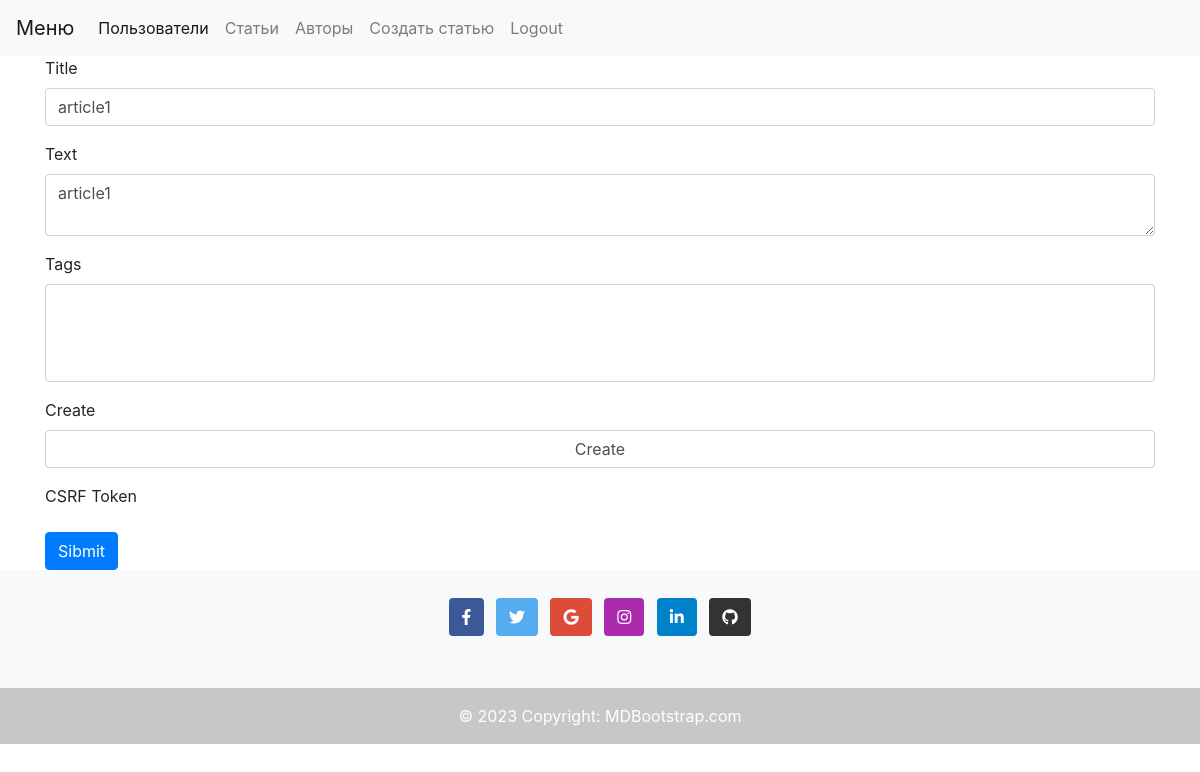
Before: /articles/1/edit (signed in) with the older database file.
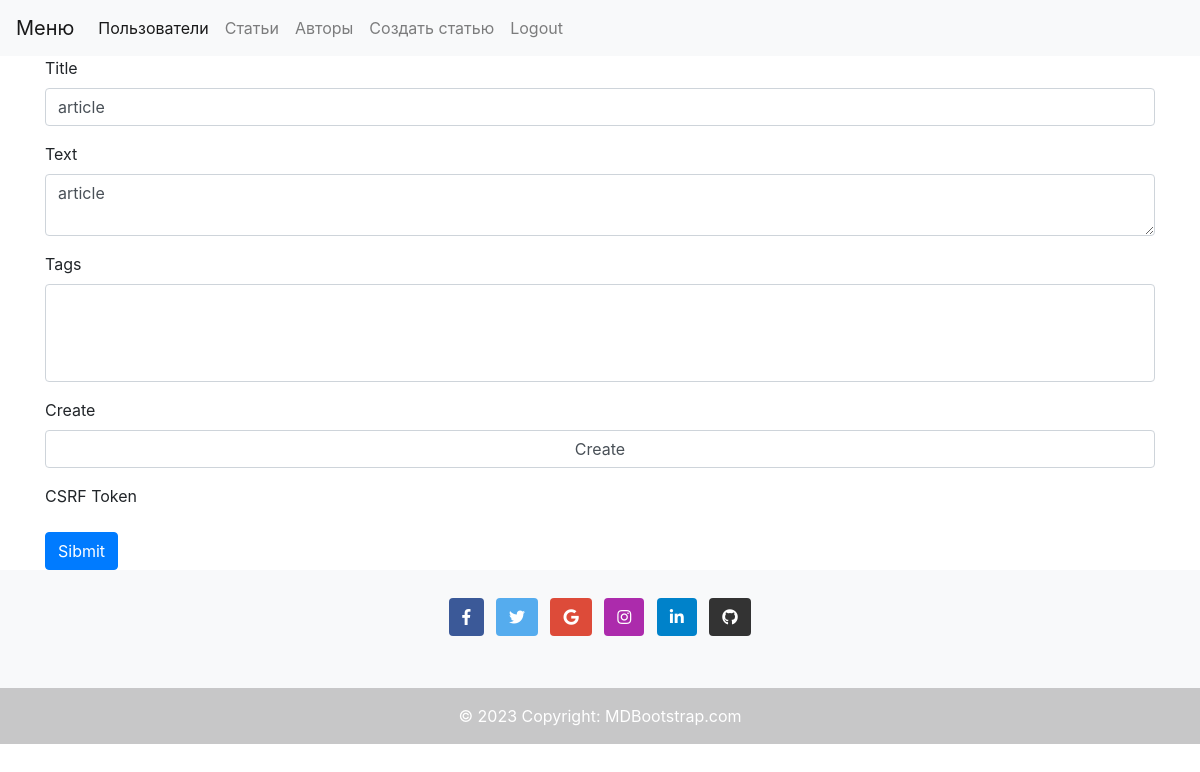
After: the same page with the newer database file.
### blog/models.py (models this page shows, shortened)
class Article(db.Model):
    id = db.Column(db.Integer, primary_key=True)
    title = db.Column(db.String(200))
    text = db.Column(db.Text, nullable=False)
    author_id = db.Column(db.Integer, db.ForeignKey("author.id"))
    author = db.relationship("Author", back_populates="articles")
    tags = db.relationship("Tag", secondary=article_tag_associations_table, back_populates='articles')

### blog/articles/views.py (the view)
@article_app.route('/<int:id>/edit',  methods=['GET', 'POST'])
@login_required
def update_article(id):
    from blog.models import Article
    from blog.app import db
    article_to_update = Article.query.filter(Article.id==id).first()
    form = CreateArticleForm(obj=article_to_update )
    if request.method =='POST':
        form = CreateArticleForm(formdata=request.form, obj=article_to_update)
        form.populate_obj(article_to_update)
        db.session.commit()
        flash("Успешно изменили статью")
        return redirect(url_for('article_app.get_article', pk=id))
    form = CreateArticleForm(obj=article_to_update)
    return render_template('articles/update.html', form=form,article_to_update=article_to_update)

### blog/forms/article.py
class CreateArticleForm(FlaskForm):
    title = StringField("Title", [validators.DataRequired()])
    text = TextAreaField("Text",  [validators.DataRequired()])
    tags = SelectMultipleField("Tags", coerce=int)
    submit = SubmitField("Create")

### blog/app.py (called while the page is built)
def register_extensions(app):
    db.init_app(app)
    migrate.init_app(app, db, compare_type=True)
    login_manager.login_view = 'auth.login'
    login_manager.init_app(app)
    from blog.models import User
    @login_manager.user_loader
    def load_user(user_id):
        return User.query.get(int(user_id))
    @login_manager.unauthorized_handler
    def unauthorized():
        return redirect(url_for("auth.login"))

### blog/templates/articles/update.html
{% extends 'users/base.html' %} {% from "macro/formhelpers.html" import
render_field %} {% block title %} Создать статью {% endblock %} {% block body %}
<form  method="POST" >
    {% for field in form %}
    <div class="form-group">
      {{field.label()}}
    {{field(class="form-control")}}
    </div>
    {% endfor %}
    <button class="btn btn-primary">Sibmit</button>
</form>
{% endblock body %}

Changed rows visible on the page:
changed Article: title "article1" → "article"; text "article1" → "article"
